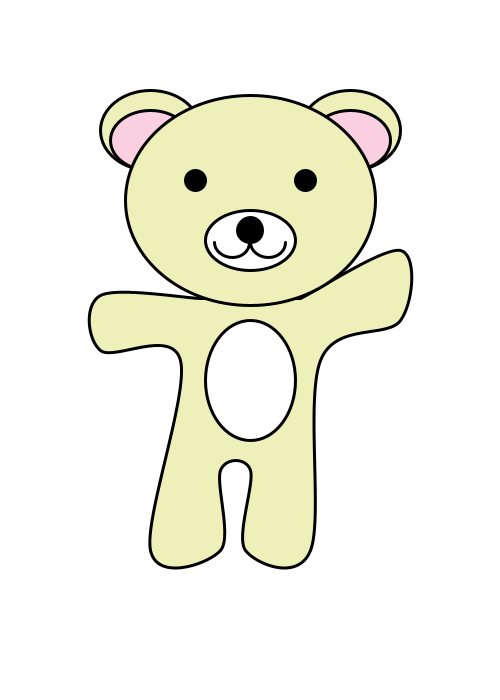
Frame 1 (no input)
Frame 60 (the mouse pressed at the canvas centre just before this capture): identical to frame 1, image omitted
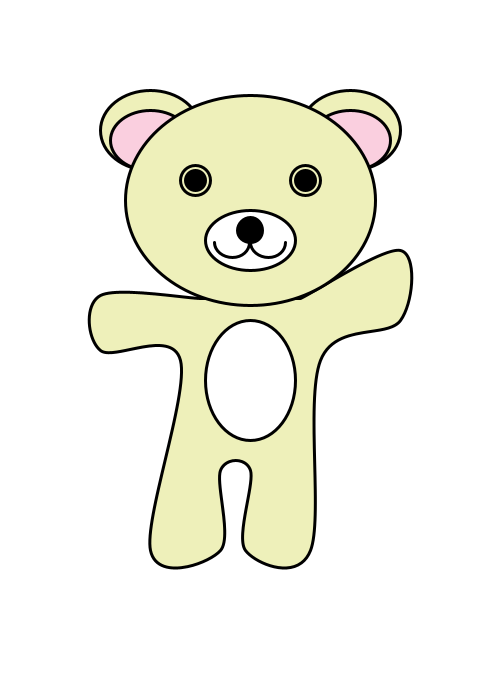
Frame 120 (the mouse held since frame 60 and released just before this capture)

The Processing sketch that drew these frames (run headless with seeded random() and noise(); from frame 60 on, the mouse is pressed at the canvas centre):

// Processing sketch: processing_25071
// ── processing_25071.pde

int x = 250;
int y = 230;
int bodyCenterX = x;
int bodyCenterY = y+150;

void setup(){
  
  size (500,700);
  smooth();
  strokeWeight(3);
 
}



void draw(){
  
  if( keyPressed && (key == CODED)){
    if (keyCode == LEFT) {
     bodyCenterX--;
     x--;
    } if( keyPressed && (key == CODED)){
    if (keyCode == RIGHT) {
     bodyCenterX++;
     x++;
    } if( keyPressed && (key == CODED)){
    if (keyCode == UP) {
     bodyCenterY--;
     y--;
    }else if( keyPressed && (key == CODED)){
    if (keyCode == DOWN) {
     bodyCenterY++;
     y++;
    }
  }
  }
  }
  
  }
  
 
    

background(255);
//body
fill(238,240,186);
beginShape();
curveVertex(bodyCenterX-50,bodyCenterY-82);
curveVertex(bodyCenterX-50,bodyCenterY-82);
curveVertex(bodyCenterX-150,bodyCenterY-85);
curveVertex(bodyCenterX-150,bodyCenterY-30);
curveVertex(bodyCenterX-70,bodyCenterY-20);
curveVertex(bodyCenterX-100,bodyCenterY+170);
curveVertex(bodyCenterX-30,bodyCenterY+170);
curveVertex(bodyCenterX-30,bodyCenterY+90);
curveVertex(bodyCenterX,bodyCenterY+90);
curveVertex(bodyCenterX-5,bodyCenterY+170);
curveVertex(bodyCenterX+60,bodyCenterY+170);
curveVertex(bodyCenterX+70,bodyCenterY-20);
curveVertex(bodyCenterX+150,bodyCenterY-60);
curveVertex(bodyCenterX+150,bodyCenterY-130);
curveVertex(bodyCenterX+50,bodyCenterY-82);
curveVertex(bodyCenterX+50,bodyCenterY-82);
endShape(CLOSE);


fill(255);
ellipse(bodyCenterX,bodyCenterY,90,120); //belly


//ears
fill(238,240,186);
ellipse(x+100,y-100,100,80);
fill(250,207,223);
ellipse(x+100,y-90,80,60);

fill(238,240,186);
ellipse(x-100,y-100,100,80);
fill(250,207,223);
ellipse(x-100,y-90,80,60);


//head

fill(238,240,186);
ellipse(x,y-30,250,210);
fill(0);
ellipse( x-55,y-50,20,20); // left eye
ellipse( x+55,y-50,20,20); //  right eye
fill(255);
ellipse( x,y+10,90,60);
fill(0);
ellipse(x,y,25,25); //nose
noFill();
arc(x+18,y+12,35,30,0,PI); // right lip
arc(x-18,y+12,35,30,0,PI); // left lip

if (mousePressed){
 if (mouseButton == LEFT) {
   y-=1;
 } if (mouseButton == RIGHT) {
   y+=1;
 } 
   
   //strokeWeight(6);
  ellipse( x-55,y-50,30,30); // left eye
  ellipse( x+55,y-50,30,30);
  
}
}
